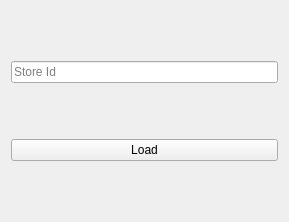
<?xml version="1.0" encoding="UTF-8"?>
<ui version="4.0">
 <class>editstore_window</class>
 <widget class="QWidget" name="editstore_window">
  <property name="geometry">
   <rect>
    <x>0</x>
    <y>0</y>
    <width>289</width>
    <height>222</height>
   </rect>
  </property>
  <property name="windowTitle">
   <string>Form</string>
  </property>
  <layout class="QGridLayout" name="gridLayout">
   <item row="0" column="0">
    <widget class="QLineEdit" name="lineEdit">
     <property name="placeholderText">
      <string>Store Id</string>
     </property>
    </widget>
   </item>
   <item row="1" column="0">
    <widget class="QPushButton" name="pushButton">
     <property name="text">
      <string>Load</string>
     </property>
    </widget>
   </item>
  </layout>
 </widget>
 <resources/>
 <connections/>
</ui>
